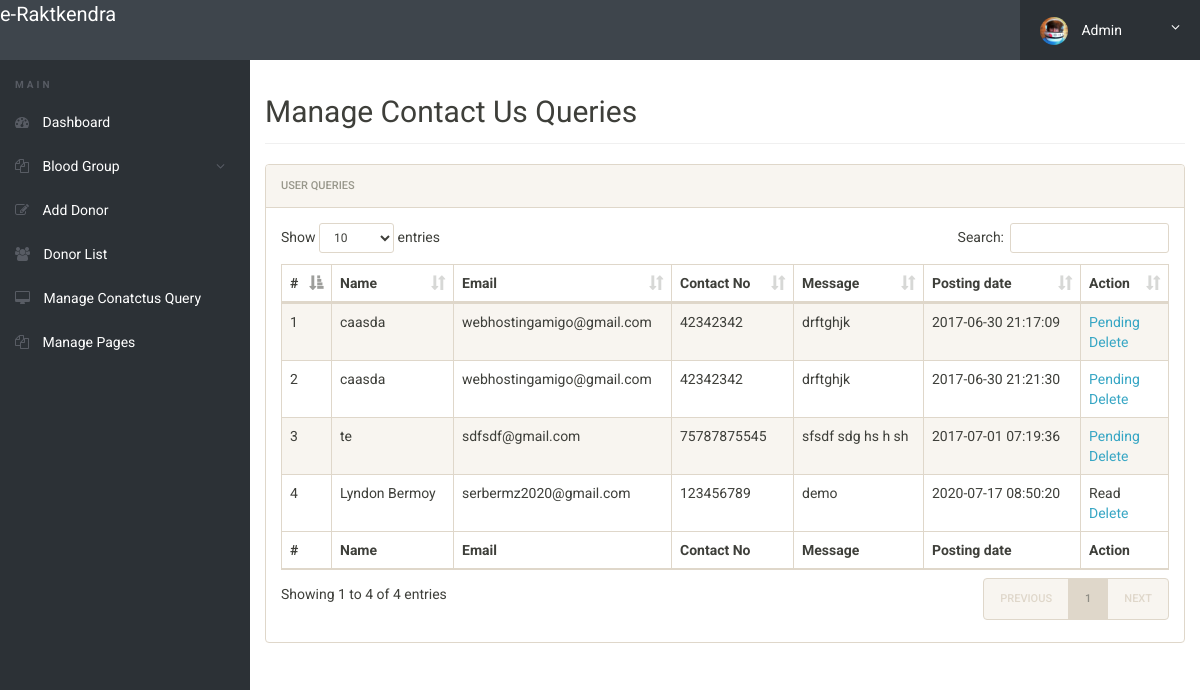
/admin/manage-conactusquery.php (signed in), run on the app's committed database.
### tables this page shows
CREATE TABLE `tblcontactusquery` (
  `id` int(11) NOT NULL,
  `name` varchar(100) DEFAULT NULL,
  `EmailId` varchar(120) DEFAULT NULL,
  `ContactNumber` char(11) DEFAULT NULL,
  `Message` longtext DEFAULT NULL,
  `PostingDate` timestamp NOT NULL DEFAULT current_timestamp(),
  `status` int(11) DEFAULT NULL
);

### admin/manage-conactusquery.php (the view, shortened to what this page needs)
<?php
include('includes/config.php');
if(strlen($_SESSION['alogin'])==0)
	{
header('location:index.php');
}
else{
 ?>
<!doctype html>
<html lang="en" class="no-js">
<head>
	<link rel="stylesheet" href="css/font-awesome.min.css">
	<link rel="stylesheet" href="css/bootstrap.min.css">
	<link rel="stylesheet" href="css/dataTables.bootstrap.min.css">
	<link rel="stylesheet" href="css/bootstrap-social.css">
	<link rel="stylesheet" href="css/bootstrap-select.css">
	<link rel="stylesheet" href="css/fileinput.min.css">
	<link rel="stylesheet" href="css/awesome-bootstrap-checkbox.css">
	<link rel="stylesheet" href="css/style.css">
</head>
<body>
	<?php include('includes/header.php');?>
	<div class="ts-main-content">
		<?php include('includes/leftbar.php');?>
		<div class="content-wrapper">
			<div class="container-fluid">
				<div class="row">
					<div class="col-md-12">
						<h2 class="page-title">Manage Contact Us Queries</h2>
						<div class="panel panel-default">
							<div class="panel-heading">User queries</div>
							<div class="panel-body">
								<table id="zctb" class="display table table-striped table-bordered table-hover" cellspacing="0" width="100%">
									<thead>
										<tr>
										<th>#</th>
											<th>Name</th>
											<th>Email</th>
											<th>Contact No</th>
											<th>Message</th>
											<th>Posting date</th>
											<th>Action</th>
										</tr>
									</thead>
									<tfoot>
										<tr>
										<th>#</th>
											<th>Name</th>
											<th>Email</th>
											<th>Contact No</th>
											<th>Message</th>
											<th>Posting date</th>
											<th>Action</th>
										</tr>
									</tfoot>
									<tbody>
									<?php $sql = "SELECT * from  tblcontactusquery ";
$query = $dbh -> prepare($sql);
$query->execute();
$results=$query->fetchAll(PDO::FETCH_OBJ);
$cnt=1;
if($query->rowCount() > 0)
{
foreach($results as $result)
{				?>
										<tr>
											<td><?php echo htmlentities($cnt);?></td>
											<td><?php echo htmlentities($result->name);?></td>
											<td><?php echo htmlentities($result->EmailId);?></td>
											<td><?php echo htmlentities($result->ContactNumber);?></td>
											<td><?php echo htmlentities($result->Message);?></td>
											<td><?php echo htmlentities($result->PostingDate);?></td>
																<?php if($result->status==1)
{
	?><td>Read<br />
		<a href="manage-conactusquery.php?del=<?php echo htmlentities($result->id);?>" onclick="return confirm('Do you really want to read')" >Delete</a></td>
<?php } else {?>
<td><a href="manage-conactusquery.php?eid=<?php echo htmlentities($result->id);?>" onclick="return confirm('Do you really want to read')" >Pending</a><br />
	<a href="manage-conactusquery.php?eid=<?php echo htmlentities($result->id);?>" onclick="return confirm('Do you really want to read')" >Delete</a>
</td>
<?php } ?>
										</tr>
										<?php $cnt=$cnt+1; }} ?>
									</tbody>
								</table>
							</div>
						</div>
					</div>
				</div>
			</div>
		</div>
	</div>
</body>
</html>
<?php } ?>

### admin/css/style.css (style rules this page uses)
html { font-size: 14px; }
@media only screen and (min-width: 480px) { html { font-size: 17px; } }
@media only screen and (min-width: 768px) { html { font-size: 14px; } }
body { font-size: 1em; }
a { color: #37a6c4; }
.panel { overflow: hidden; }
.page-title { padding-bottom: 15px; margin-bottom: 20px; border-bottom: 1px solid #f0f0f0; }
.ts-main-content .content-wrapper { padding-top: 15px; margin-top: 60px; }
@media only screen and (min-width: 992px) { .ts-main-content .content-wrapper { margin-left: 250px; } }

### data on the page
tblcontactusquery: name "caasda", EmailId "webhostingamigo@gmail.com", ContactNumber "42342342", Message "drftghjk", PostingDate "2017-06-30 21:17:09"
tblcontactusquery: name "caasda", EmailId "webhostingamigo@gmail.com", ContactNumber "42342342", Message "drftghjk", PostingDate "2017-06-30 21:21:30"
tblcontactusquery: name "te", EmailId "sdfsdf@gmail.com", ContactNumber "75787875545", Message "sfsdf sdg hs h sh", PostingDate "2017-07-01 07:19:36"
tblcontactusquery: name "Lyndon Bermoy", EmailId "serbermz2020@gmail.com", ContactNumber "123456789", Message "demo", PostingDate "2020-07-17 08:50:20"
